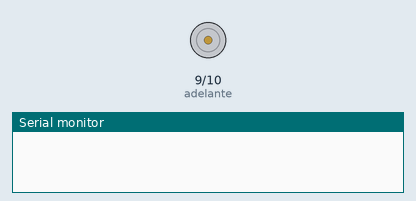
Simulated run of this sketch. Board: Arduino Uno, built with avr-gcc and run on an emulated ATmega328P. Parts: motor-driver pin pairs drawn as motors (green arrow = first pin HIGH = forward, orange = second pin HIGH = backward, longer = more drive, scaled by the enable pin), the last lines printed to the serial monitor.

Above: at 0.1 s.
At 0.5 s:
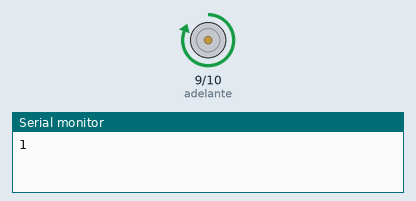
Timing chart, 0 to 2.0 s (numbered marks = the images above):
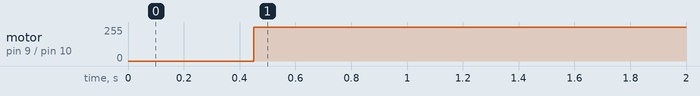

The sketch:

prueba-motordc-2mayo.ino
```cpp
//#include <Servo.h>
//Servo myservo;

int adelante = 9;
int atras = 10;
int enable = 8;
//int servoMotor = 6;

void setup() {
  // put your setup code here, to run once:
  Serial.begin(9600);
  pinMode(adelante,OUTPUT);
  pinMode(atras,OUTPUT);
  pinMode(enable,OUTPUT);
//  myservo.attach(servoMotor);
//  myservo.write(10);
//  delay(350);//Let system settle
//  myservo.write(47); //47 es nuestro centro.
  delay(350);
}

void loop() {
  // put your main code here, to run repeatedly:
  //myservo.write(47);
  digitalWrite(enable,HIGH);
  delay(100);
  Serial.println(digitalRead(8));
  analogWrite(adelante,255); //150 comienza a moverse
  digitalWrite(atras,LOW);
  delay(1000);
//  Serial.println(analogRead(9));
//  analogWrite(atras,0);
//  delay(100);
//  Serial.println(analogRead(10));
//  digitalWrite(enable,LOW);
//  delay(200);
//  //myservo.write(0);
//  Serial.println(digitalRead(8));
//  analogWrite(atras,250);
//  analogWrite(adelante,0);
//  delay(200);
//  //myservo.write(80);
//  Serial.println(analogRead(9));
}

void turnServo() {
}
```

Measured:
- by itself, motor on pin 9 (adelante) / pin 10 (atras): stopped → forward 255/255 at 0.45 s
